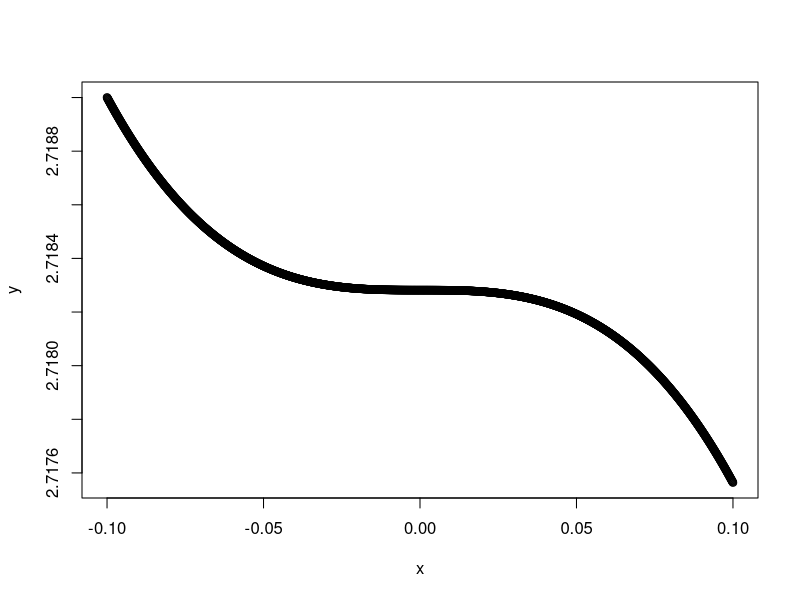

Write R code to recreate this figure.
f<-function(x){
  return(2+(exp(1)-2)*exp(-x^3))
}

pendientes<-function(step){
  x<-seq(-0.1, 0.1, step)
  y<-c(f(x))
  m<-c(0)
  plot(x,y)
  cat("Con h =",step,"\n")
  cat("x1           |x2            |y1            |y2            |m    \n")
  for(i in 2:length(x)){
    cat(format(round(x[i-1],8),nsmall=8), " | ",format(round(x[i],8),nsmall=8), " | ",format(round(y[i-1],8),nsmall=8), " | ",format(round(y[i],8),nsmall=8), " | ", format(round((f(x[i])-f(x[i-1]))/step,8),nsmall=8), "\n")
  }
}
h<-c(10^-6, 10^-5, 10^-4, 10^-3, 10^-2, 10^-1)
pendientes(h[3])
